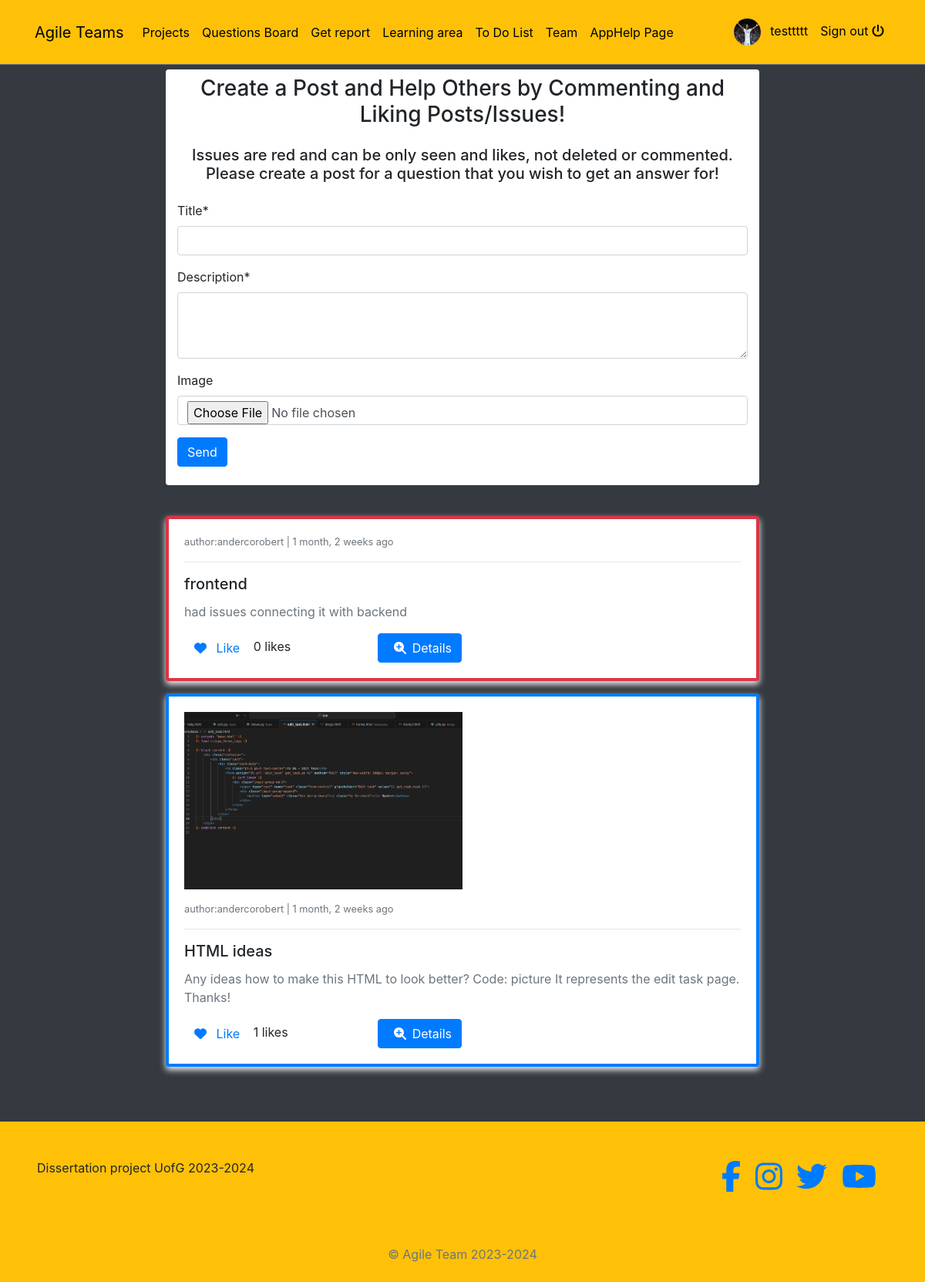
/posts/ (signed in), run on the app's committed database.
### posts/models.py (models this page shows, shortened)
class Post(models.Model):
    author = models.ForeignKey(Profile, on_delete=models.CASCADE)
    liked = models.ManyToManyField(Profile, related_name="liked", blank=True)
    updated = models.DateTimeField(auto_now=True)
    created = models.DateTimeField(auto_now_add=True)

class ProblemPost(Post):
    report = models.ForeignKey(Report, on_delete=models.CASCADE)
    problem_reported = models.ForeignKey(ProblemReported, on_delete=models.CASCADE)
    objects = PostManager()
    def get_absolute_url(self):
        return reverse("posts:pp-detail", kwargs={"pk1": self.pk, 'pk': self.problem_reported.id})

class Post(models.Model):
    author = models.ForeignKey(Profile, on_delete=models.CASCADE)
    liked = models.ManyToManyField(Profile, related_name="liked", blank=True)
    updated = models.DateTimeField(auto_now=True)
    created = models.DateTimeField(auto_now_add=True)

class GeneralPost(Post):
    title = models.CharField(max_length=200)
    description = models.CharField(max_length=300)
    image = models.ImageField(upload_to=get_upload_path, blank=True, validators=[FileExtensionValidator(['png','jpg', 'jpeg'])])
    def get_absolute_url(self):
        return reverse("posts:gp-detail", kwargs={"pk": self.pk})

### reports/models.py (models this page shows, shortened)
class ProblemReported(models.Model):
    category = models.ForeignKey(Category, on_delete=models.CASCADE)
    description = models.TextField()
    problem_id = models.CharField(max_length=12, unique=True, blank=True, default=random_code)
    breakdown = models.PositiveIntegerField()
    public = models.BooleanField(default=True)
    user = models.ForeignKey(User, on_delete=models.CASCADE)
    report = models.ForeignKey(Report, on_delete=models.CASCADE)
    updated = models.DateTimeField(auto_now=True)
    created = models.DateTimeField(auto_now_add=True)
    objects=ProblemReportedManager()
    class Meta:
        verbose_name = "Problem Reported"
        verbose_name_plural = "Problems Reported"

### categories/models.py (models this page shows)
class Category(models.Model):
    name = models.CharField(max_length=200)
    description = models.TextField(blank=True)
    updated = models.DateTimeField(auto_now=True)
    created = models.DateTimeField(auto_now_add=True)
    def __str__(self):
        return self.name
    class Meta:
        verbose_name = "Category"
        verbose_name_plural = "Categories"

### profiles/models.py (models this page shows)
class Profile(models.Model):
    user = models.OneToOneField(User, on_delete=models.CASCADE)
    bio = models.TextField()
    profile_picture = models.ImageField(upload_to=get_upload_path, default="uploads/profile/img/avatar.png", validators=[FileExtensionValidator(['png','jpg', 'jpeg'])])
    team = models.CharField(max_length=200)
    updated = models.DateTimeField(auto_now=True)
    created = models.DateTimeField(auto_now_add=True)
    def __str__(self):
        return "{}".format(self.user)

### posts/views.py (the view)
# urls.py: path('', PostCreateView.as_view(), name='post-list'),
class PostCreateView(FormUserRequiredMixin, CreateView):
    form_class = PostForm
    template_name = 'posts/board.html'
    success_url = reverse_lazy('posts:post-list')
    def get_context_data(self, **kwargs):
        qs1 = ProblemPost.objects.public_only()
        qs2 = GeneralPost.objects.all()
        qs = sorted(chain(qs1, qs2), reverse=True, key=lambda obj: obj.created)
        context=super().get_context_data(**kwargs)
        context["object_list"]= qs
        return context

### posts/forms.py (shortened to what this page needs)
class PostForm(forms.ModelForm):
    description = forms.CharField(widget=forms.Textarea(attrs={'rows':3}))
    class Meta:
        model = GeneralPost
        fields = ('title', 'description', 'image')

### blogs/context_processors.py (called while the page is built)
def get_categories(request):
    categories = Category.objects.all()
    return dict(categories=categories)

### posts/models.py (called while the page is built)
    def public_only(self):
        return self.filter(problem_reported__public = True)

### profiles/context_processors.py (called while the page is built)
def profile_pic(request):
    if request.user.is_authenticated:
        user = request.user
        try:
            profile_obj = Profile.objects.get(user=user)
            pic = profile_obj.profile_picture
        except Profile.DoesNotExist:
            pic = None
        return {'picture':pic}
    return {}

def get_profile(request):
    if request.user.is_authenticated:
        user = request.user
        try:
            profile_obj = Profile.objects.get(user=user)
        except Profile.DoesNotExist:
            pic = None
        return {'profile':profile_obj}
    return {}

### posts/templates/posts/board.html (shortened to what this page needs)
{% extends 'base.html' %}
{% load crispy_forms_tags %}
{% block content %}
{% if request.user.is_authenticated  %}
<div class="col-8 mx-auto" style="margin-top: 70px;">
    <div class ='container bg-white pt-2 pb-4 rounded'>
        <h3 class="text-center mb-4">Create a Post and Help Others by Commenting and Liking Posts/Issues!</h3>
        <h5 class="text-center mb-4">Issues are red and can be only seen and likes, not deleted or commented. Please create a post for a question that you wish to get an answer for!</h5>
        <form action="" method="POST" enctype="multipart/form-data">
            {{form|crispy}}
            <button type="submit" class="btn btn-primary">Send</button>
        </form>
    </div>
    <br>
    {% for obj in object_list %}
        <div class="{% if obj.problem_reported %}border-danger{% else %}border-primary{% endif %} card card-body mt-3" style="border-width: 4px;">
            {% if obj.problem_reported %}
                <small class='text-muted'> author:{{obj.problem_reported.user}} | {{obj.problem_reported.created|timesince}} ago </small>
                <hr>
                <h5 class= 'card-title'> {{obj.problem_reported.category}}</h5>
                <p class='card-text'> {{obj.problem_reported.description}}</p>
            {% else %}
                {% if obj.image %}
                    <div class='mb-3'><img class='w-50' src='{{obj.image.url}}'></div>
                {% endif %}
                <small class='text-muted'> author:{{obj.author}} | {{obj.created|timesince}} ago </small>
                <hr>
                <h5 class='card-title'> {{obj.title}}</h5>
                <p class='card-text'> {{obj.description}}</p>
            {% endif %}
            <form action="{% url "posts:post-like" %}" method='POST'>
                <div class='row'>
                    <div class='col-4'>
                        <button class='btn btn-link' type='submit' style="text-decoration:none">
                        {% if profile not in obj.liked.all%}
                                <i class="fa-solid fa-heart"></i>
                                <span class='ml-2'>Like</span>
                        {% else %}
                                <i class="fa-solid fa-heart-crack"></i>
                                <span class='ml-2'>Unlike</span>
                        {% endif %}
                        </button>
                        <span class="text-black"> {{obj.liked.all.count}} likes </span>
                    </div>
                    <div class='col-4'>
                        <a href='{{obj.get_absolute_url}}' class='btn btn-primary'>
                            <span class='ml-2'><i class="fa-solid fa-magnifying-glass-plus mr-2"></i>Details </span>
                        </a>
                    </div>
                </div>
            </form>
        </div>
    {% endfor %}
{% else %}
    <div class = "text-white text-center h3" style="margin-top: 70px;"> Please log in! </div>
{% endif %}
<div class ="col-6 mx-auto m-10" style="margin-top: 70px;"> </div>
</div>
{% endblock content %}

### templates/navbar.html (shortened to what this page needs)
<!DOCTYPE html>
<html lang="en">
<head>
</head>
<body>
<nav class="navbar navbar-icon-top navbar-expand-lg navbar-dark bg-warning border-bottom border-secondary fixed-top py-3">
    <div class="container">
        <a class="navbar-brand" href="{% url 'help' %}">Agile Teams</a>
        <div class="collapse navbar-collapse" id="navbarSupportedContent">
            <ul class="navbar-nav mr-auto">
                <li class="nav-item">
                    <a class="nav-link" href="{% url "reports:home" %}">Projects</a>
                </li>
                <li class="nav-item">
                    <a class="nav-link" href="{% url "posts:post-list" %}">Questions Board</a>
                </li>
                <li class="nav-item">
                    <a class="nav-link" href="{% url "reports:select-view" %}">Get report</a>
                </li>
                <li class="nav-item">
                    <a class="nav-link" href="{% url 'home' %}">Learning area</a>
                </li>
                <li class="nav-item">
                    <a class="nav-link" href="{% url 'todo' %}">To Do List</a>
                </li>
                <li class="nav-item">
                    <a class="nav-link" href="{% url 'team' %}">Team</a>
                </li>
                <li class="nav-item">
                    <a class="nav-link" href="{% url 'help' %}">AppHelp Page</a>
                </li>
            </ul>
            <ul class='navbar-nav'>
                {% if request.user.is_authenticated %}
                    <li class='nav-item'>
                        <a class='nav-link' href='{% url "profiles:profile-view" %}'>
                            <img src='{{picture.url}}' class='img-avatar' alt='profile picture'>
                            <span class='ml-2'> {{request.user}} </span>
                        </a>
                    </li>
                    <li class="nav-item">
                        <a class="nav-link" href="{% url 'account_logout' %}">
                            Sign out <i class="fas fa-power-off mt-2"></i>
                        </a>
                    </li>
                {% else %}
                    <li class="nav-item">
                        <a class="nav-link" href="{% url 'account_login' %}">
                            Sign in <i class="fa fa-sign-in-alt"></i>
                        </a>
                    </li>
                {% endif %}
            </ul>
        </div>
    </div>
</nav>
</body>
</html>

### static/style.css (style rules this page uses)
.img-avatar { height: 35px; width: 35px; border-radius: 50%; }
body { background-color: orange; }

### static/test.css (style rules this page uses)
body { font-family: 'Arial', sans-serif; background-color: orange; margin: 0; padding: 0; }
.navbar-nav .nav-link { color: black !important; }
.card { box-shadow: 0 4px 8px #f5f3f3; transition: transform 0.3s, box-shadow 0.3s; }
.card-body { padding: 20px; }
p { color: #6c757d; }
.text-center { text-align: center; }

### templates/navbar.html (style rules this page uses)
.navbar-nav .nav-link { color: black !important; }
.navbar-brand { color: black !important; }

### data on the page
ProblemPost: problem_reported.user "andercorobert", problem_reported.created "1 month, 2 weeks", problem_reported.category "frontend", problem_reported.description "had issues connecting it with backend", shows "Like", liked.all.count "0"
GeneralPost: image (picture), author "andercorobert", created "1 month, 2 weeks", title "HTML ideas", description "Any ideas how to make this HTML to look better? Code: picture It represents the edit task page. Thanks!", shows "Like", liked.all.count "1"

### other printed values
{{ request.user }} "testtttt"
